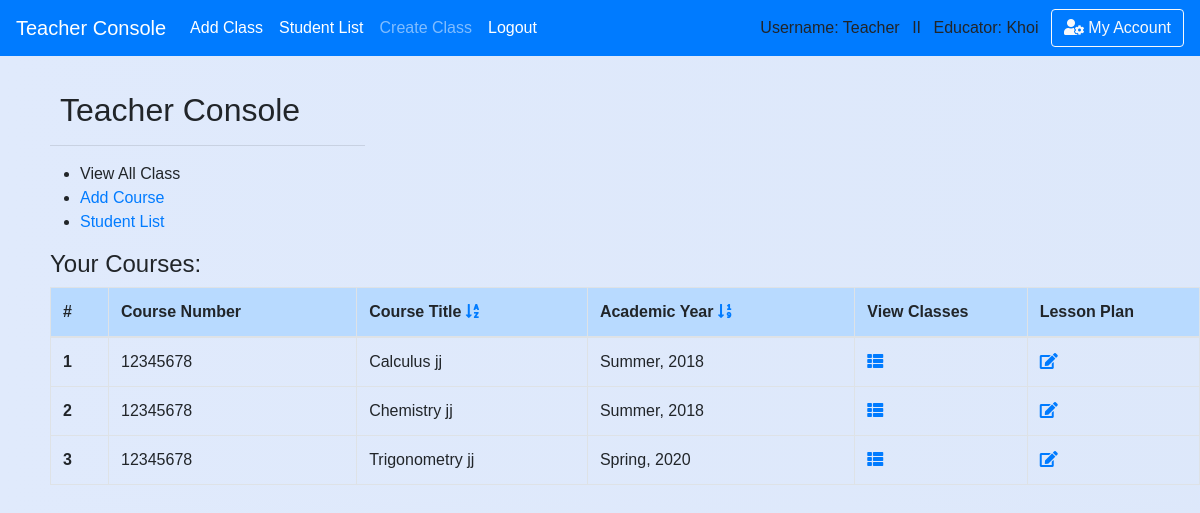
Page /teacher (signed in) on the earlier database version.
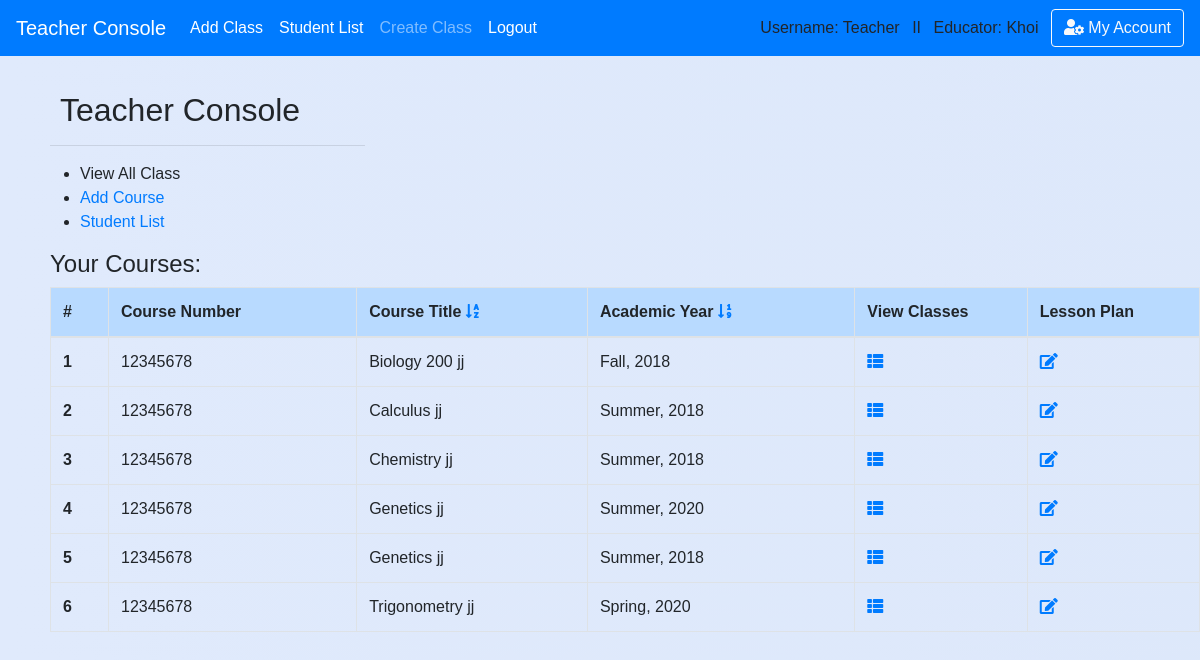
Same page on the later database version.
### school_app/models.py (models this page shows, shortened)
class Course(models.Model):
    course_number = models.CharField(max_length=20,default='12345678')
    abbreviated_title = models.CharField(max_length=150,default='')
    course_title = models.CharField(max_length=250,default='') #,unique=True)
    maximum_credit = models.CharField(max_length=10,default='')
    semester = models.CharField(max_length=50,default='')
    year = models.CharField(max_length=4,default='')
    teacher_name = models.CharField(max_length=50,default='')
    description = models.CharField(max_length=450,default='')
    teacher = models.ForeignKey('Teacher',blank=True, null=True, on_delete = models.SET_NULL, related_name='course_by_teacher')
    department = models.ForeignKey('Department',blank=True, null=True, on_delete = models.SET_NULL, related_name='belong_in_department')
    weekly_agenda = models.CharField(max_length=450,default='Agenda Goes Here')
    last_modifield = models.DateTimeField(auto_now_add=True, blank=True)
    monday_date = models.DateField(blank=True, null=True)
    tuesday_date = models.DateField(blank=True, null=True)
    wednesday_date = models.DateField(blank=True, null=True)
    thursday_date = models.DateField(blank=True, null=True)
    friday_date= models.DateField(blank=True, null=True)
    monday_plan = models.CharField(max_length=400,default='a')
    tuesday_plan= models.CharField(max_length=400,default='s')
    wednesday_plan= models.CharField(max_length=400,default='d')
    thursday_plan= models.CharField(max_length=400,default='f')
    friday_plan= models.CharField(max_length=400,default='g')
    weekend_plan = models.CharField(max_length=300,default='h')

### school_app/views_logged.py (the view)
# urls.py: path('teacher',views_logged.teacher, name='teacher'),
def teacher(request,sort=None):
    if is_login(request) == False: # Check for login/ add message 'please login'
        return redirect('/login')
    if is_teacher(request) == False:
        return redirect('/')
    if sort ==1:
        return render(request,'teacher/sort.html')
    return render(request,'teacher/teacher_homepage.html')

### school_app/views_functions.py (called while the page is built)
def is_login(request):
    if not request.user.is_authenticated:
        messages.warning(request, "Please Login or Create an Account.")
        return False
    return True

def is_teacher(request):
    if request.user.profile.is_teacher == False:
        messages.warning(request, "You don't have Instructor's Privilege!")
        return False
    return True

### school_app/templates/teacher/teacher_homepage.html (shortened to what this page needs)
{% extends 'base.html' %}
{% block content %}
<div class='content'>
        <h2 style='padding-left: 10px'>Teacher Console</h2>
        <hr style="text-align:left;margin-left:0;width:315px;height:0px;padding: 0px"/>
        <ul>
            <li>View All Class</li>
            <li><a href='/teacher/add_course'>Add Course</a></li>
            <li><a href='/teacher/student_list'>Student List</a></li>
        </ul>
        {% if request.user.teacher.course_by_teacher.all.count > 0 %}
          <h4>Your Courses:</h4>
          <table class="table table-hover table-bordered pad-right-table">
            <thead class='table-primary'>
            <tr>
              <th scope="col">#</th>
              <th scope="col">Course Number</th>
              <th scope="col">Course Title
                <a href='{% url "teacher" %}'><i class="fas fa-sort-alpha-down"></i></a></a>
              </th>
              <th scope="col">Academic Year
                <a href='{% url "teacher_sort" sort=1 %}'><i class="fas fa-sort-numeric-down"></i></a></a>
              </th>
              <th scope="col">View Classes</th>
              <th scope="col">Lesson Plan</th>
            </tr>
            </thead>
            <tbody>
        {% for course in request.user.teacher.course_by_teacher.all|dictsort:'course_title' %}
            <tr>
              <th scope="row">{{ forloop.counter }}</th>
              <td>{{ course.course_number }}</td>
              <td>{{ course.course_title }} jj
          </td>
              <td>{{ course.semester }}, {{ course.year }}</td>
              <th style="width: 15%">
                <a href='{% url "classroom_list" course_id=course.id %}'><i class="fas fa-th-list"></i></a></a>
              </th>
              <th style="width: 15%">
                <a href='{% url "edit_course" course_id=course.id %}'><i class="fas fa-edit"></i></a>
              </th>
            </tr>
        {% endfor %}
            </tbody>
          </table>
        {% endif %}
</div>
{% endblock %}

### school_app/templates/base.html (shortened to what this page needs)
<!doctype html>
<html>
    <head>
{% load static %}
        <link rel="stylesheet" type="text/css" href="{% static 'school_app/style.css' %}" />
        <link rel="stylesheet" href="https://stackpath.bootstrapcdn.com/bootstrap/4.1.0/css/bootstrap.min.css">
        <link rel="stylesheet" href="https://use.fontawesome.com/releases/v5.0.13/css/all.css">
    </head>
{% if request.user.profile.is_teacher %}
  <body class='body-teacher'>
{% else %}
  <body>
{% endif %}<header>
<nav class="navbar navbar-expand-lg navbar-dark bg-primary">
    <a class="navbar-brand" href="/teacher">Teacher Console</a>
    <div class="navbar-collapse collapse show" id="navbarColor02" style="">
      <ul class="navbar-nav mr-auto">
        <li class="nav-item active">
          <a class="nav-link" href="/teacher/add_class">Add Class<span class="sr-only">(current)</span></a>
        </li>
        <li class="nav-item active">
          <a class="nav-link" href="/teacher/student_list">Student List<span class="sr-only">(current)</span></a>
        </li>
        <li class="nav-item">
          <a class="nav-link" href="/teacher/add_class">Create Class</a>
        </li>
        <li class="nav-item active">
          <a class="nav-link" href="{% url 'logout' %}">Logout</a>
        </li>
      </ul>
      {% if request.user.username %}
          Username: {{ request.user.username }} &ensp;II&ensp;
      {% endif %}
        {% if request.user.profile.is_teacher %}
          Educator: {{request.user.first_name}} &ensp;
        {% endif %}
        <button class="btn btn-outline-light my-2 my-sm-0" type="submit"> <i class="fas fa-user-cog"></i> My Account</button>
    </div>
  </nav>
    </header>
    {% block content %}
    {% endblock %}
</body>
</html>

### school_app/static/school_app/style.css (style rules this page uses)
.body-teacher { font-family:sans-serif; background: linear-gradient(to right, #e0eafc, #cfdef3); background-size: 600% 100%; }
.content { padding-top: 35px; padding-left:50px; }

### school_app/templates/base.html (style rules this page uses)
body { padding-top:0px }
button { background-color: rgb(139, 253, 183) }
form,h1,ul { padding-left: 30px; }

Differences in the rows shown:
added Course: course_number "12345678", course_title "Biology 200", semester "Fall", year "2018"
added Course: course_number "12345678", course_title "Genetics", semester "Summer", year "2020"
added Course: course_number "12345678", course_title "Genetics", semester "Summer", year "2018"
